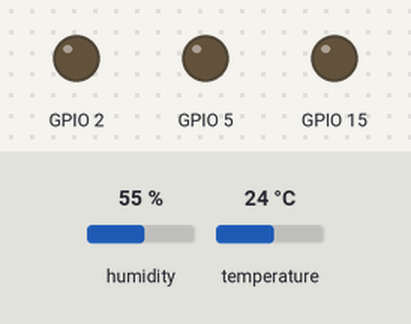
Bench run of a sketch on a simulated ESP32. Parts: output pins drawn as LEDs (lit = HIGH). The inputs (shaded band) are chosen by the test bench; at power-on: humidity 55 %, temperature 24 °C. WiFi joins after 1.5 s; servers stay silent unless stated; no MQTT or app messages arrive unless stated; what the sketch prints to the serial monitor is not drawn.

Above: at 17.9 s.
At 30.1 s:
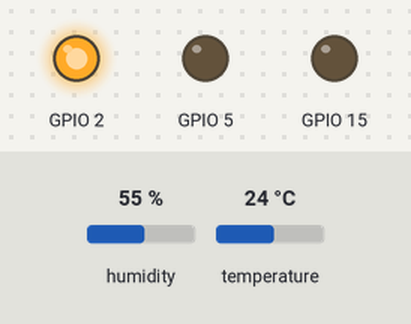
Timing chart, 0 to 40.4 s (numbered marks = the images above):
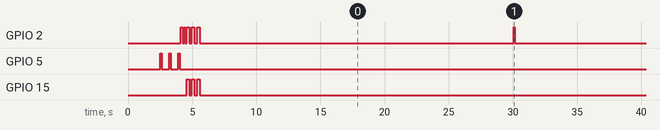

Measured:
- by itself, GPIO 2: HIGH → LOW at 4.3 s, → HIGH 0.10 s later, → LOW 0.10 s later, → HIGH 0.11 s later, … (17 changes in this stretch)

The sketch:

PharmaTrust_NodeMCU_Final.ino
```cpp
/*
 * PharmaTrust NodeMCU/ESP32 - Final Production Code
 * HiveMQ Cloud MQTT + HTTP Fallback for Guaranteed Data Delivery
 *
 * Hardware: ESP32 + DHT22 Sensor (Compatible with client's temo02.ino setup)
 *
 * Connections (Client-Compatible):
 * - DHT22 VCC -> 3.3V
 * - DHT22 GND -> GND
 * - DHT22 DATA -> GPIO 23 (matches client's ESP32 setup)
 *
 * Alternative for NodeMCU (if using different board):
 * - DHT22 DATA -> GPIO 4 (D2 on NodeMCU)
 *
 * LED Connections (Optional):
 * - LED_OK -> GPIO 2 (built-in)
 * - LED_TX -> GPIO 15
 * - LED_ERR -> GPIO 5
 *
 * Features:
 * - Primary: MQTT to HiveMQ Cloud
 * - Fallback: HTTP to PharmaTrust IoT service
 * - Guaranteed data delivery to admin dashboard
 * - Visual status indicators
 * - Automatic failover between MQTT and HTTP
 * - Compatible with client's ESP32 hardware configuration
 */

#include <WiFi.h>
#include <WiFiClientSecure.h>
#include <HTTPClient.h>
#include <PubSubClient.h>
#include <DHT.h>
#include <ArduinoJson.h>

// ========== WIFI CONFIGURATION ==========
// IMPORTANT: Update these with your actual WiFi credentials before uploading!
// For testing with client's network, use their credentials:
// const char* WIFI_SSID = "F44";
// const char* WIFI_PASSWORD = "Kalindu#Ecu2001";
const char* WIFI_SSID = "YOUR_WIFI_SSID";        // Replace with your WiFi name
const char* WIFI_PASSWORD = "YOUR_WIFI_PASSWORD"; // Replace with your WiFi password
// Example: const char* WIFI_SSID = "MyHomeNetwork";

// ========== HIVEMQ CLOUD CONFIGURATION ==========
const char* HIVEMQ_HOST = "e3dd87fcf2f74b1681d41863183a91d7.s1.eu.hivemq.cloud";
const int HIVEMQ_PORT = 8883;
const char* HIVEMQ_USERNAME = "pharmatrust";
const char* HIVEMQ_PASSWORD = "Pharmatrust@123";
const char* CLIENT_ID = "pharmatrust_nodemcu_01";

// ========== PHARMATRUST SERVER CONFIGURATION ==========
// IMPORTANT: Update this with your actual server IP address!
// For Docker deployment: Use gateway address (typically port 3000)
// For local development: Find your computer's IP with 'ipconfig' or 'ifconfig'
//
// NGINX API Gateway routes to IoT service at /api/iot/readings
// Client's setup uses port 80 for local WebServer (different purpose)
// PharmaTrust uses port 3000 for API Gateway -> IoT Service
//
// Example configurations:
// Docker: "http://gateway:3000/api/iot/readings" or "http://localhost:3000/api/iot/readings"
// Local: "http://192.168.1.100:3000/api/iot/readings"
const char* GATEWAY_URL = "http://192.168.1.100:3000/api/iot/readings"; // Replace with your server IP </parameter>

// ========== MQTT TOPICS ==========
const char* TEMP_TOPIC = "pharmatrust/sensors/temperature";
const char* HUMIDITY_TOPIC = "pharmatrust/sensors/humidity";
const char* STATUS_TOPIC = "pharmatrust/sensors/status";
const char* ALERT_TOPIC = "pharmatrust/alerts/environmental";

// ========== DHT22 SENSOR ==========
// Client's ESP32 uses GPIO 23 (verified from temo02.ino)
// If using NodeMCU, change to GPIO 4 (D2 pin)
#define DHT_PIN_ESP32 23      // For ESP32 (client's setup)
#define DHT_PIN_NODEMCU 4     // For NodeMCU alternative

// AUTO-DETECT BOARD TYPE (ESP32 vs NodeMCU)
#if defined(ESP32)
  #define DHT_PIN DHT_PIN_ESP32
  #define BOARD_TYPE "ESP32"
#else
  #define DHT_PIN DHT_PIN_NODEMCU
  #define BOARD_TYPE "NodeMCU"
#endif

#define DHT_TYPE DHT22
DHT dht(DHT_PIN, DHT_TYPE);

// ========== LED INDICATORS (Optional - disable if not connected) ==========
#define USE_LED_INDICATORS true  // Set to false if LEDs not connected

const int LED_OK = 2;     // Connection OK (built-in LED on most boards)
const int LED_TX = 15;    // Data transmission (optional external LED)
const int LED_ERR = 5;    // Error indicator (optional external LED)

// ========== PHARMACEUTICAL THRESHOLDS ==========
const float TEMP_MIN = 2.0;   // Minimum safe temperature (°C)
const float TEMP_MAX = 25.0;  // Maximum safe temperature (°C)
const float HUM_MIN = 30.0;   // Minimum safe humidity (%)
const float HUM_MAX = 70.0;   // Maximum safe humidity (%)

// ========== DEVICE CONFIGURATION ==========
const char* DEVICE_ID = "NODEMCU_DHT22_001";
const char* BATCH_ID = "BATCH_DEFAULT";
const char* LOCATION = "pharmaceutical_storage";

// ========== TIMING ==========
const unsigned long READING_INTERVAL = 30000; // 30 seconds between readings
const unsigned long WIFI_TIMEOUT = 20000;     // WiFi connection timeout
const unsigned long MQTT_TIMEOUT = 10000;     // MQTT connection timeout

// ========== GLOBAL VARIABLES ==========
WiFiClientSecure mqttClient;
PubSubClient mqtt(mqttClient);
HTTPClient http;

unsigned long lastReading = 0;
bool mqttConnected = false;
int mqttFailures = 0;
int httpFailures = 0;
const int MAX_MQTT_FAILURES = 3;
const int MAX_HTTP_FAILURES = 5;

// ========== UTILITY FUNCTIONS ==========
void setLED(int pin, bool state) {
  if (!USE_LED_INDICATORS) return;
  pinMode(pin, OUTPUT);
  digitalWrite(pin, state ? HIGH : LOW);
}

void blinkLED(int pin, int times, int delayMs = 150) {
  if (!USE_LED_INDICATORS) return;
  for (int i = 0; i < times; i++) {
    setLED(pin, true);
    delay(delayMs);
    setLED(pin, false);
    delay(delayMs);
  }
}

void showStatus(String message) {
  Serial.print("[");
  Serial.print(millis() / 1000);
  Serial.print("s] ");
  Serial.println(message);
}

// ========== WIFI FUNCTIONS ==========
bool connectWiFi() {
  showStatus("🔗 Connecting to WiFi: " + String(WIFI_SSID));

  WiFi.mode(WIFI_STA);
  WiFi.begin(WIFI_SSID, WIFI_PASSWORD);

  unsigned long startTime = millis();
  while (WiFi.status() != WL_CONNECTED && millis() - startTime < WIFI_TIMEOUT) {
    delay(500);
    Serial.print(".");
    blinkLED(LED_ERR, 1, 100);
  }

  if (WiFi.status() == WL_CONNECTED) {
    Serial.println();
    showStatus("✅ WiFi connected! IP: " + WiFi.localIP().toString());
    setLED(LED_OK, true);
    return true;
  } else {
    Serial.println();
    showStatus("❌ WiFi connection failed!");
    setLED(LED_ERR, true);
    return false;
  }
}

void ensureWiFi() {
  if (WiFi.status() != WL_CONNECTED) {
    setLED(LED_OK, false);
    showStatus("🔄 WiFi disconnected, reconnecting...");
    connectWiFi();
  }
}

// ========== MQTT FUNCTIONS ==========
bool connectMQTT() {
  if (mqttFailures >= MAX_MQTT_FAILURES) {
    return false; // Skip MQTT if too many failures
  }

  showStatus("🔄 Connecting to HiveMQ Cloud...");

  mqttClient.setInsecure(); // For simplicity, disable cert verification
  mqtt.setServer(HIVEMQ_HOST, HIVEMQ_PORT);

  unsigned long startTime = millis();
  while (!mqtt.connected() && millis() - startTime < MQTT_TIMEOUT) {
    if (mqtt.connect(CLIENT_ID, HIVEMQ_USERNAME, HIVEMQ_PASSWORD)) {
      showStatus("✅ MQTT connected to HiveMQ Cloud!");
      mqttConnected = true;
      mqttFailures = 0;

      // Publish online status
      mqtt.publish(STATUS_TOPIC, "{\"status\":\"online\",\"device\":\"" + String(DEVICE_ID) + "\"}");
      blinkLED(LED_OK, 2, 100);
      return true;
    } else {
      showStatus("MQTT connection failed, code: " + String(mqtt.state()));
      delay(1000);
    }
  }

  mqttFailures++;
  mqttConnected = false;
  showStatus("❌ MQTT connection failed after timeout");
  blinkLED(LED_ERR, 2, 200);
  return false;
}

void ensureMQTT() {
  if (!mqttConnected || !mqtt.connected()) {
    connectMQTT();
  }
}

bool publishMQTT(const char* topic, String payload) {
  if (mqttConnected && mqtt.connected()) {
    setLED(LED_TX, true);
    bool success = mqtt.publish(topic, payload.c_str());
    setLED(LED_TX, false);
    return success;
  }
  return false;
}

// ========== HTTP FUNCTIONS ==========
bool sendHTTP(String jsonData) {
  if (httpFailures >= MAX_HTTP_FAILURES) {
    return false; // Skip HTTP if too many failures
  }

  if (WiFi.status() != WL_CONNECTED) {
    return false;
  }

  http.begin(GATEWAY_URL);
  http.addHeader("Content-Type", "application/json");
  http.setTimeout(10000);

  setLED(LED_TX, true);
  int responseCode = http.POST(jsonData);
  setLED(LED_TX, false);

  if (responseCode >= 200 && responseCode < 300) {
    showStatus("✅ HTTP data sent successfully");
    httpFailures = 0;
    http.end();
    return true;
  } else {
    showStatus("❌ HTTP failed, code: " + String(responseCode));
    httpFailures++;
    http.end();
    return false;
  }
}

// ========== SENSOR FUNCTIONS ==========
bool readSensor(float &temperature, float &humidity) {
  temperature = dht.readTemperature();
  humidity = dht.readHumidity();

  if (isnan(temperature) || isnan(humidity)) {
    showStatus("❌ DHT22 sensor read failed");
    blinkLED(LED_ERR, 1, 300);
    return false;
  }

  return true;
}

bool isReadingValid(float temperature, float humidity) {
  return (temperature >= -40 && temperature <= 80 && humidity >= 0 && humidity <= 100);
}

String checkAnomalies(float temperature, float humidity) {
  String issues = "";

  if (temperature < TEMP_MIN) {
    issues += "Temperature too low (" + String(temperature, 1) + "°C). ";
  } else if (temperature > TEMP_MAX) {
    issues += "Temperature too high (" + String(temperature, 1) + "°C). ";
  }

  if (humidity < HUM_MIN) {
    issues += "Humidity too low (" + String(humidity, 1) + "%). ";
  } else if (humidity > HUM_MAX) {
    issues += "Humidity too high (" + String(humidity, 1) + "%). ";
  }

  return issues;
}

// ========== DATA TRANSMISSION ==========
bool sendSensorData(float temperature, float humidity) {
  // Create JSON payload for IoT service
  StaticJsonDocument<300> doc;
  doc["batchId"] = BATCH_ID;
  doc["deviceId"] = DEVICE_ID;
  doc["temperature"] = round(temperature * 100) / 100.0;
  doc["humidity"] = round(humidity * 100) / 100.0;
  doc["timestamp"] = millis();
  doc["location"] = LOCATION;

  String jsonData;
  serializeJson(doc, jsonData);

  bool mqttSuccess = false;
  bool httpSuccess = false;

  // Try MQTT first
  ensureMQTT();
  if (mqttConnected) {
    mqtt.loop(); // Process MQTT messages

    // Send temperature
    StaticJsonDocument<200> tempDoc;
    tempDoc["deviceId"] = DEVICE_ID;
    tempDoc["temperature"] = round(temperature * 100) / 100.0;
    tempDoc["timestamp"] = millis();
    tempDoc["batchId"] = BATCH_ID;
    tempDoc["location"] = LOCATION;

    String tempPayload;
    serializeJson(tempDoc, tempPayload);
    mqttSuccess = publishMQTT(TEMP_TOPIC, tempPayload);

    if (mqttSuccess) {
      // Send humidity
      StaticJsonDocument<200> humDoc;
      humDoc["deviceId"] = DEVICE_ID;
      humDoc["humidity"] = round(humidity * 100) / 100.0;
      humDoc["timestamp"] = millis();
      humDoc["batchId"] = BATCH_ID;
      humDoc["location"] = LOCATION;

      String humPayload;
      serializeJson(humDoc, humPayload);
      publishMQTT(HUMIDITY_TOPIC, humPayload);

      showStatus("📤 MQTT: " + String(temperature, 1) + "°C, " + String(humidity, 1) + "%");
    }
  }

  // Try HTTP if MQTT failed
  if (!mqttSuccess) {
    showStatus("🔄 MQTT failed, trying HTTP fallback...");
    httpSuccess = sendHTTP(jsonData);

    if (httpSuccess) {
      showStatus("📤 HTTP: " + String(temperature, 1) + "°C, " + String(humidity, 1) + "%");
    }
  }

  // Send alerts if anomalies detected
  String anomalies = checkAnomalies(temperature, humidity);
  if (anomalies.length() > 0) {
    showStatus("🚨 ALERT: " + anomalies);

    StaticJsonDocument<400> alertDoc;
    alertDoc["deviceId"] = DEVICE_ID;
    alertDoc["message"] = anomalies;
    alertDoc["severity"] = "HIGH";
    alertDoc["temperature"] = temperature;
    alertDoc["humidity"] = humidity;
    alertDoc["timestamp"] = millis();
    alertDoc["location"] = LOCATION;

    String alertPayload;
    serializeJson(alertDoc, alertPayload);

    if (mqttConnected) {
      publishMQTT(ALERT_TOPIC, alertPayload);
    }

    blinkLED(LED_ERR, 3, 200);
  }

  return mqttSuccess || httpSuccess;
}

// ========== SETUP ==========
void setup() {
  Serial.begin(115200);
  delay(2000);

  showStatus("🏥 PharmaTrust IoT Device Starting...");
  showStatus("📡 Board Type: " + String(BOARD_TYPE));
  showStatus("📡 Device ID: " + String(DEVICE_ID));
  showStatus("📍 DHT22 Pin: GPIO " + String(DHT_PIN));

  // Initialize LEDs
  setLED(LED_OK, false);
  setLED(LED_TX, false);
  setLED(LED_ERR, false);

  // Initialize DHT sensor
  dht.begin();
  showStatus("📊 DHT22 sensor initialized");

  // Connect to WiFi
  if (!connectWiFi()) {
    showStatus("❌ Startup failed - no WiFi connection");
    while (true) {
      blinkLED(LED_ERR, 5, 500);
      delay(5000);
    }
  }

  // Try initial MQTT connection
  connectMQTT();

  showStatus("✅ PharmaTrust IoT Device Ready!");
  showStatus("🔧 Hardware Config: " + String(BOARD_TYPE) + " + DHT22 on GPIO" + String(DHT_PIN));
  showStatus("📊 Reading interval: " + String(READING_INTERVAL / 1000) + " seconds");
  showStatus("🎯 Monitoring pharmaceutical storage conditions...");

  // Startup LED sequence
  for (int i = 0; i < 3; i++) {
    setLED(LED_OK, true);
    setLED(LED_TX, true);
    delay(200);
    setLED(LED_OK, false);
    setLED(LED_TX, false);
    delay(200);
  }
}

// ========== MAIN LOOP ==========
void loop() {
  unsigned long currentTime = millis();

  // Ensure WiFi connection
  ensureWiFi();

  // Process MQTT if connected
  if (mqttConnected) {
    mqtt.loop();
  }

  // Read and send sensor data
  if (currentTime - lastReading >= READING_INTERVAL) {
    lastReading = currentTime;

    float temperature, humidity;
    if (readSensor(temperature, humidity)) {
      if (isReadingValid(temperature, humidity)) {
        bool success = sendSensorData(temperature, humidity);

        if (success) {
          blinkLED(LED_OK, 1, 100);
        } else {
          showStatus("❌ All transmission methods failed!");
          blinkLED(LED_ERR, 5, 150);
        }

        // Status summary
        String method = mqttConnected ? "MQTT" : "HTTP";
        showStatus("📊 " + String(temperature, 1) + "°C, " + String(humidity, 1) + "% via " + method);

        // Reset failure counters on successful reading
        if (success) {
          mqttFailures = max(0, mqttFailures - 1);
          httpFailures = max(0, httpFailures - 1);
        }
      } else {
        showStatus("⚠️ Invalid sensor reading, skipping...");
      }
    }
  }

  delay(100); // Small delay to prevent overwhelming the system
}
```
